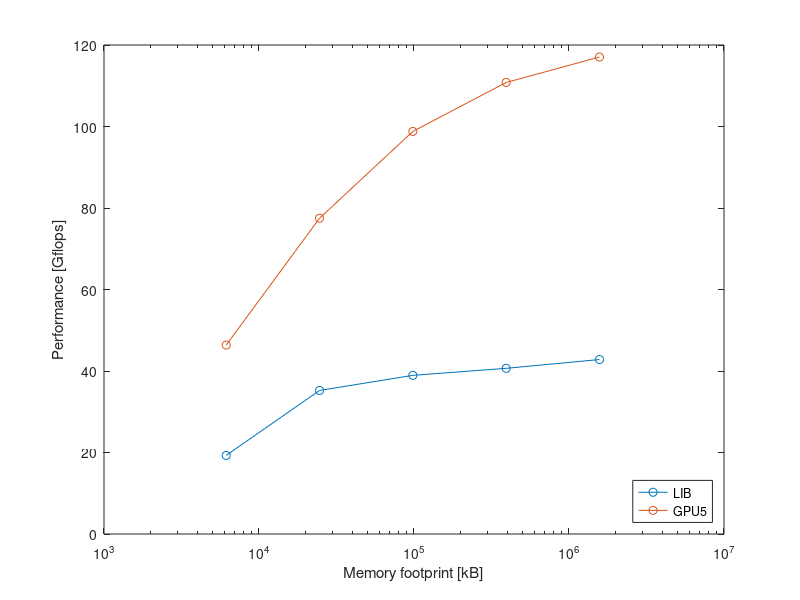

This chart was generated by the following MATLAB code:
clear; close all;
data = importdata('lib.txt');

A = [zeros(size(data.rowheaders)) data.data];
B = unique(data.textdata);

for i = 1:length(data.textdata)
    A(i,1) = find(strcmp(B,data.textdata{i}));
end

I = false(length(A),length(B));
for i = 1:length(B)
    I(:,i) = A(:,1) == i;
end

data = importdata('gpu5.txt');

C = [zeros(size(data.rowheaders)) data.data];
D = unique(data.textdata);

for i = 1:length(data.textdata)
    C(i,1) = find(strcmp(D,data.textdata{i}));
end

I = false(length(C),length(D));
for i = 1:length(D)
    I(:,i) = C(:,1) == i;
end
A(1:5,3) = A(1:5,3)/1000;
C(1:5,3) = C(1:5,3)/1000;
semilogx(A(1:5,2), A(1:5,3),'-o');
hold on
semilogx(C(1:5,2),C(1:5,3),'-o');

xlabel('Memory footprint [kB]'); ylabel('Performance [Gflops]');
legend('LIB','GPU5','Location','southeast');
print('gpu5_lib','-dpng')